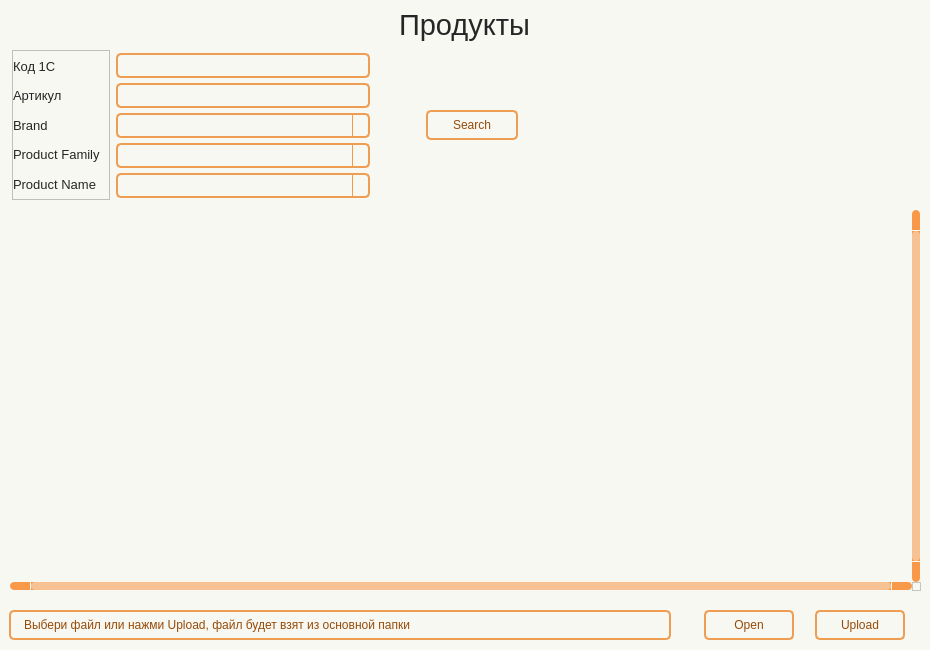
<?xml version="1.0" encoding="UTF-8"?>
<ui version="4.0">
 <class>Form</class>
 <widget class="QWidget" name="Form">
  <property name="geometry">
   <rect>
    <x>0</x>
    <y>0</y>
    <width>930</width>
    <height>650</height>
   </rect>
  </property>
  <property name="minimumSize">
   <size>
    <width>930</width>
    <height>650</height>
   </size>
  </property>
  <property name="windowTitle">
   <string>Form</string>
  </property>
  <property name="styleSheet">
   <string notr="true">QWidget{
	background-color: #f8f8f2;
}

#Title_label.QLabel {
color: #262626;
font: 22pt &quot;Tahoma&quot;;
}

QLabel {
color: #262626;
font: 10pt &quot;Tahoma&quot;;
}

QPushButton {
	border: 2px solid #f09d54;
	border-radius: 5px;
	background-color: #f8f8f2;
	color: #964b09;
	font: 10pt &quot;Tahoma&quot;;
}

QPushButton:hover {
	background-color: #f28223;
	color: #ffffff;
}

QPushButton:pressed {
	background-color: #f28223;
	border: 2px solid #f28223;
	color: #ffffff;
}


QTableWidget {	
	background-color: #f8f8f2;
	padding: 10px;
	border-radius: 5px;
	gridline-color: #f8994a;
    outline: none;
	color: #262626;
}
QTableWidget::item{
	border-color: #f8994a;
	padding-left: 5px;
	padding-right: 5px;
	gridline-color: #f8994a;
	color: #262626;
}
QTableWidget::item:selected{
	background-color: #f6c294;
    color: #262626;
}
QHeaderView::section{
	background-color: #f8f8f2;
	max-width: 30px;
	border: none;
	border-style: none;
}
QTableWidget::horizontalHeader {	
	background-color: #f8994a;
}
QHeaderView::section:horizontal {
    border: 1px solid #f8994a;
	background-color: #ffd4af;
	padding: 3px;
	border-top-left-radius: 7px;
    border-top-right-radius: 7px;
    color: #262626;
}
QHeaderView::section:vertical {
    border: 1px solid #f8994a;
	color: #262626;
}

QLineEdit {
	background-color: #f8f8f2;
	border-radius: 5px;
	border: 2px solid #f09d54;
	padding-left: 10px;
	selection-color: rgb(255, 255, 255);
	selection-background-color: #f28223;
    color: #262626;
}
QLineEdit:hover {
	border: 2px solid #f28223;
}
QLineEdit:focus {
	border: 2px solid #f28223;
}

QComboBox {
	background-color: #f8f8f2;
	border-radius: 5px;
	border: 2px solid #f09d54;
	padding-left: 10px;
	selection-color: #f28223;
	selection-background-color: #f28223;
    color: #262626;
	font: 10pt &quot;Tahoma&quot;;
}
QComboBox:hover {
	border: 2px solid #f28223;
	
}
QComboBox:focus {
	border: 2px solid #f28223;
}

QComboBox QAbstractItemView::item {
	color: #262626;
}
QComboBox QAbstractItemView::item::selected {
	background-color: #f09d54;
	color: #ffffff;
}

QComboBox::down-arrow {
	
	image: url(:/icon/icon/chevron-down — копия — копия.svg);
}
QComboBox::drop-down {
    subcontrol-origin: padding;
    subcontrol-position: top right;
    width: 15px;
    border-left-width: 1px;
    border-left-color: #f8994a;
    border-left-style: solid; /* just a single line */
    border-top-right-radius: 3px; /* same radius as the QComboBox */
    border-bottom-right-radius: 3px;
	color: #262626;
}

QScrollBar:horizontal {
    border: none;
    background: #f8994a;
    height: 8px;
    margin: 0px 21px 0 21px;
	border-radius: 0px;
}
QScrollBar::handle:horizontal {
    background: #f6c294;
    min-width: 25px;
	border-radius: 4px
}
QScrollBar::add-line:horizontal {
    border: none;
    background: #f8994a;
    width: 20px;
	border-top-right-radius: 4px;
    border-bottom-right-radius: 4px;
    subcontrol-position: right;
    subcontrol-origin: margin;
}
QScrollBar::sub-line:horizontal {
    border: none;
    background: #f8994a;
    width: 20px;
	border-top-left-radius: 4px;
    border-bottom-left-radius: 4px;
    subcontrol-position: left;
    subcontrol-origin: margin;
}
QScrollBar::up-arrow:horizontal, QScrollBar::down-arrow:horizontal
{
     background: none;
}
QScrollBar::add-page:horizontal, QScrollBar::sub-page:horizontal
{
     background: none;
}
 QScrollBar:vertical {
	border: none;
    background-color: #f8994a;
    width: 8px;
    margin: 21px 0 21px 0;
	border-radius: 0px;
 }
 QScrollBar::handle:vertical {	
	background: #f6c294;
    min-height: 25px;
	border-radius: 4px
 }
 QScrollBar::add-line:vertical {
     border: none;
    background: #f8994a;
     height: 20px;
	border-bottom-left-radius: 4px;
    border-bottom-right-radius: 4px;
     subcontrol-position: bottom;
     subcontrol-origin: margin;
 }
 QScrollBar::sub-line:vertical {
	border: none;
    background: #f8994a;
     height: 20px;
	border-top-left-radius: 4px;
    border-top-right-radius: 4px;
     subcontrol-position: top;
     subcontrol-origin: margin;
 }
 QScrollBar::up-arrow:vertical, QScrollBar::down-arrow:vertical {
     background: none;
 }

 QScrollBar::add-page:vertical, QScrollBar::sub-page:vertical {
     background: none;
 }</string>
  </property>
  <layout class="QHBoxLayout" name="horizontalLayout">
   <property name="leftMargin">
    <number>0</number>
   </property>
   <property name="topMargin">
    <number>0</number>
   </property>
   <property name="rightMargin">
    <number>0</number>
   </property>
   <property name="bottomMargin">
    <number>0</number>
   </property>
   <item>
    <widget class="QWidget" name="widget" native="true">
     <layout class="QVBoxLayout" name="verticalLayout">
      <property name="spacing">
       <number>0</number>
      </property>
      <property name="leftMargin">
       <number>0</number>
      </property>
      <property name="topMargin">
       <number>0</number>
      </property>
      <property name="rightMargin">
       <number>0</number>
      </property>
      <property name="bottomMargin">
       <number>0</number>
      </property>
      <item alignment="Qt::AlignmentFlag::AlignHCenter">
       <widget class="QLabel" name="Title_label">
        <property name="minimumSize">
         <size>
          <width>0</width>
          <height>50</height>
         </size>
        </property>
        <property name="font">
         <font>
          <family>Tahoma</family>
          <pointsize>22</pointsize>
          <italic>false</italic>
          <bold>false</bold>
         </font>
        </property>
        <property name="layoutDirection">
         <enum>Qt::LayoutDirection::LeftToRight</enum>
        </property>
        <property name="text">
         <string>Продукты</string>
        </property>
        <property name="alignment">
         <set>Qt::AlignmentFlag::AlignCenter</set>
        </property>
       </widget>
      </item>
      <item>
       <widget class="QFrame" name="frame_Search">
        <property name="minimumSize">
         <size>
          <width>0</width>
          <height>150</height>
         </size>
        </property>
        <property name="maximumSize">
         <size>
          <width>16777215</width>
          <height>150</height>
         </size>
        </property>
        <layout class="QHBoxLayout" name="horizontalLayout_2">
         <property name="leftMargin">
          <number>12</number>
         </property>
         <property name="topMargin">
          <number>0</number>
         </property>
         <property name="rightMargin">
          <number>0</number>
         </property>
         <property name="bottomMargin">
          <number>0</number>
         </property>
         <item>
          <widget class="QFrame" name="frame">
           <property name="frameShape">
            <enum>QFrame::Shape::StyledPanel</enum>
           </property>
           <property name="frameShadow">
            <enum>QFrame::Shadow::Raised</enum>
           </property>
           <layout class="QVBoxLayout" name="verticalLayout_2">
            <property name="leftMargin">
             <number>0</number>
            </property>
            <property name="topMargin">
             <number>3</number>
            </property>
            <property name="rightMargin">
             <number>9</number>
            </property>
            <property name="bottomMargin">
             <number>3</number>
            </property>
            <item>
             <widget class="QLabel" name="label_2">
              <property name="font">
               <font>
                <family>Tahoma</family>
                <pointsize>10</pointsize>
                <italic>false</italic>
                <bold>false</bold>
               </font>
              </property>
              <property name="text">
               <string>Код 1С</string>
              </property>
             </widget>
            </item>
            <item>
             <widget class="QLabel" name="label_6">
              <property name="font">
               <font>
                <family>Tahoma</family>
                <pointsize>10</pointsize>
                <italic>false</italic>
                <bold>false</bold>
               </font>
              </property>
              <property name="text">
               <string>Артикул</string>
              </property>
             </widget>
            </item>
            <item>
             <widget class="QLabel" name="label_5">
              <property name="font">
               <font>
                <family>Tahoma</family>
                <pointsize>10</pointsize>
                <italic>false</italic>
                <bold>false</bold>
               </font>
              </property>
              <property name="text">
               <string>Brand</string>
              </property>
             </widget>
            </item>
            <item>
             <widget class="QLabel" name="label_4">
              <property name="font">
               <font>
                <family>Tahoma</family>
                <pointsize>10</pointsize>
                <italic>false</italic>
                <bold>false</bold>
               </font>
              </property>
              <property name="text">
               <string>Product Family</string>
              </property>
             </widget>
            </item>
            <item>
             <widget class="QLabel" name="label_3">
              <property name="font">
               <font>
                <family>Tahoma</family>
                <pointsize>10</pointsize>
                <italic>false</italic>
                <bold>false</bold>
               </font>
              </property>
              <property name="text">
               <string>Product Name</string>
              </property>
             </widget>
            </item>
           </layout>
          </widget>
         </item>
         <item>
          <widget class="QFrame" name="frame_2">
           <property name="minimumSize">
            <size>
             <width>220</width>
             <height>0</height>
            </size>
           </property>
           <property name="maximumSize">
            <size>
             <width>300</width>
             <height>16777215</height>
            </size>
           </property>
           <layout class="QVBoxLayout" name="verticalLayout_3">
            <property name="spacing">
             <number>6</number>
            </property>
            <property name="leftMargin">
             <number>0</number>
            </property>
            <property name="topMargin">
             <number>3</number>
            </property>
            <property name="rightMargin">
             <number>0</number>
            </property>
            <property name="bottomMargin">
             <number>3</number>
            </property>
            <item>
             <widget class="QLineEdit" name="line_ID">
              <property name="minimumSize">
               <size>
                <width>0</width>
                <height>25</height>
               </size>
              </property>
              <property name="maximumSize">
               <size>
                <width>16777215</width>
                <height>25</height>
               </size>
              </property>
              <property name="font">
               <font>
                <family>Tahoma</family>
                <pointsize>10</pointsize>
               </font>
              </property>
              <property name="text">
               <string/>
              </property>
             </widget>
            </item>
            <item>
             <widget class="QLineEdit" name="line_Artical">
              <property name="minimumSize">
               <size>
                <width>0</width>
                <height>25</height>
               </size>
              </property>
              <property name="font">
               <font>
                <family>Tahoma</family>
                <pointsize>10</pointsize>
               </font>
              </property>
             </widget>
            </item>
            <item>
             <widget class="QComboBox" name="line_Brand">
              <property name="minimumSize">
               <size>
                <width>0</width>
                <height>25</height>
               </size>
              </property>
              <property name="maximumSize">
               <size>
                <width>16777215</width>
                <height>25</height>
               </size>
              </property>
              <property name="currentText">
               <string/>
              </property>
              <property name="currentIndex">
               <number>-1</number>
              </property>
             </widget>
            </item>
            <item>
             <widget class="QComboBox" name="line_Prod_Fam">
              <property name="minimumSize">
               <size>
                <width>0</width>
                <height>25</height>
               </size>
              </property>
              <property name="maximumSize">
               <size>
                <width>16777215</width>
                <height>25</height>
               </size>
              </property>
             </widget>
            </item>
            <item>
             <widget class="QComboBox" name="line_Prod_name">
              <property name="minimumSize">
               <size>
                <width>0</width>
                <height>25</height>
               </size>
              </property>
              <property name="maximumSize">
               <size>
                <width>16777215</width>
                <height>25</height>
               </size>
              </property>
             </widget>
            </item>
           </layout>
          </widget>
         </item>
         <item>
          <spacer name="horizontalSpacer">
           <property name="orientation">
            <enum>Qt::Orientation::Horizontal</enum>
           </property>
           <property name="sizeType">
            <enum>QSizePolicy::Policy::Fixed</enum>
           </property>
           <property name="sizeHint" stdset="0">
            <size>
             <width>50</width>
             <height>20</height>
            </size>
           </property>
          </spacer>
         </item>
         <item>
          <widget class="QFrame" name="frame_3">
           <property name="minimumSize">
            <size>
             <width>93</width>
             <height>0</height>
            </size>
           </property>
           <property name="maximumSize">
            <size>
             <width>93</width>
             <height>16777215</height>
            </size>
           </property>
           <layout class="QVBoxLayout" name="verticalLayout_4" stretch="0">
            <property name="spacing">
             <number>0</number>
            </property>
            <property name="leftMargin">
             <number>0</number>
            </property>
            <property name="topMargin">
             <number>0</number>
            </property>
            <property name="rightMargin">
             <number>0</number>
            </property>
            <property name="bottomMargin">
             <number>0</number>
            </property>
            <item>
             <widget class="QPushButton" name="btn_find">
              <property name="minimumSize">
               <size>
                <width>92</width>
                <height>30</height>
               </size>
              </property>
              <property name="maximumSize">
               <size>
                <width>92</width>
                <height>16777215</height>
               </size>
              </property>
              <property name="text">
               <string>Search</string>
              </property>
              <property name="icon">
               <iconset resource="../resource.qrc">
                <normaloff>:/icon/icon/search — копия — копия.svg</normaloff>:/icon/icon/search — копия — копия.svg</iconset>
              </property>
             </widget>
            </item>
           </layout>
          </widget>
         </item>
         <item>
          <spacer name="horizontalSpacer_2">
           <property name="orientation">
            <enum>Qt::Orientation::Horizontal</enum>
           </property>
           <property name="sizeType">
            <enum>QSizePolicy::Policy::Fixed</enum>
           </property>
           <property name="sizeHint" stdset="0">
            <size>
             <width>50</width>
             <height>20</height>
            </size>
           </property>
          </spacer>
         </item>
         <item>
          <spacer name="horizontalSpacer_3">
           <property name="orientation">
            <enum>Qt::Orientation::Horizontal</enum>
           </property>
           <property name="sizeHint" stdset="0">
            <size>
             <width>361</width>
             <height>20</height>
            </size>
           </property>
          </spacer>
         </item>
        </layout>
       </widget>
      </item>
      <item>
       <widget class="QTableWidget" name="table">
        <property name="verticalScrollBarPolicy">
         <enum>Qt::ScrollBarPolicy::ScrollBarAlwaysOn</enum>
        </property>
        <property name="horizontalScrollBarPolicy">
         <enum>Qt::ScrollBarPolicy::ScrollBarAlwaysOn</enum>
        </property>
        <property name="sizeAdjustPolicy">
         <enum>QAbstractScrollArea::SizeAdjustPolicy::AdjustToContents</enum>
        </property>
        <property name="autoScrollMargin">
         <number>10</number>
        </property>
        <property name="selectionMode">
         <enum>QAbstractItemView::SelectionMode::SingleSelection</enum>
        </property>
        <property name="textElideMode">
         <enum>Qt::TextElideMode::ElideMiddle</enum>
        </property>
        <property name="sortingEnabled">
         <bool>true</bool>
        </property>
        <property name="wordWrap">
         <bool>false</bool>
        </property>
        <property name="rowCount">
         <number>0</number>
        </property>
        <property name="columnCount">
         <number>0</number>
        </property>
        <attribute name="horizontalHeaderCascadingSectionResizes">
         <bool>true</bool>
        </attribute>
        <attribute name="horizontalHeaderMinimumSectionSize">
         <number>55</number>
        </attribute>
        <attribute name="horizontalHeaderDefaultSectionSize">
         <number>100</number>
        </attribute>
        <attribute name="horizontalHeaderShowSortIndicator" stdset="0">
         <bool>true</bool>
        </attribute>
        <attribute name="horizontalHeaderStretchLastSection">
         <bool>true</bool>
        </attribute>
        <attribute name="verticalHeaderVisible">
         <bool>false</bool>
        </attribute>
        <attribute name="verticalHeaderCascadingSectionResizes">
         <bool>true</bool>
        </attribute>
        <attribute name="verticalHeaderMinimumSectionSize">
         <number>24</number>
        </attribute>
        <attribute name="verticalHeaderDefaultSectionSize">
         <number>25</number>
        </attribute>
        <attribute name="verticalHeaderHighlightSections">
         <bool>false</bool>
        </attribute>
       </widget>
      </item>
      <item>
       <widget class="QFrame" name="frame_Update">
        <property name="minimumSize">
         <size>
          <width>0</width>
          <height>50</height>
         </size>
        </property>
        <property name="maximumSize">
         <size>
          <width>16777215</width>
          <height>50</height>
         </size>
        </property>
        <layout class="QHBoxLayout" name="horizontalLayout_4">
         <property name="spacing">
          <number>0</number>
         </property>
         <property name="leftMargin">
          <number>0</number>
         </property>
         <property name="topMargin">
          <number>0</number>
         </property>
         <property name="rightMargin">
          <number>0</number>
         </property>
         <property name="bottomMargin">
          <number>0</number>
         </property>
         <item>
          <widget class="QFrame" name="frame_4">
           <property name="minimumSize">
            <size>
             <width>0</width>
             <height>50</height>
            </size>
           </property>
           <layout class="QVBoxLayout" name="verticalLayout_5">
            <item>
             <widget class="QLabel" name="label_Prod_File">
              <property name="minimumSize">
               <size>
                <width>0</width>
                <height>30</height>
               </size>
              </property>
              <property name="maximumSize">
               <size>
                <width>16777215</width>
                <height>30</height>
               </size>
              </property>
              <property name="styleSheet">
               <string notr="true">QLabel {
	background-color: #f8f8f2;
	border-radius: 5px;
	border: 2px solid #f09d54;
	padding-left: 10px;
	color: #964b09;
	font: 10pt &quot;Tahoma&quot;;
}</string>
              </property>
              <property name="text">
               <string>Выбери файл или нажми Upload, файл будет взят из основной папки</string>
              </property>
             </widget>
            </item>
           </layout>
          </widget>
         </item>
         <item>
          <widget class="QFrame" name="frame_5">
           <property name="minimumSize">
            <size>
             <width>120</width>
             <height>50</height>
            </size>
           </property>
           <property name="maximumSize">
            <size>
             <width>250</width>
             <height>16777215</height>
            </size>
           </property>
           <layout class="QHBoxLayout" name="horizontalLayout_3">
            <item>
             <widget class="QPushButton" name="btn_open_file">
              <property name="minimumSize">
               <size>
                <width>90</width>
                <height>30</height>
               </size>
              </property>
              <property name="maximumSize">
               <size>
                <width>90</width>
                <height>16777215</height>
               </size>
              </property>
              <property name="text">
               <string>Open</string>
              </property>
              <property name="icon">
               <iconset resource="../resource.qrc">
                <normaloff>:/icon/icon/folder — копия — копия.svg</normaloff>:/icon/icon/folder — копия — копия.svg</iconset>
              </property>
             </widget>
            </item>
            <item>
             <widget class="QPushButton" name="btn_upload_file">
              <property name="minimumSize">
               <size>
                <width>90</width>
                <height>30</height>
               </size>
              </property>
              <property name="maximumSize">
               <size>
                <width>90</width>
                <height>16777215</height>
               </size>
              </property>
              <property name="text">
               <string>Upload</string>
              </property>
              <property name="icon">
               <iconset resource="../resource.qrc">
                <normaloff>:/icon/icon/upload — копия — копия.svg</normaloff>:/icon/icon/upload — копия — копия.svg</iconset>
              </property>
             </widget>
            </item>
           </layout>
          </widget>
         </item>
        </layout>
       </widget>
      </item>
     </layout>
    </widget>
   </item>
  </layout>
 </widget>
 <resources>
  <include location="../resource.qrc"/>
 </resources>
 <connections/>
</ui>
